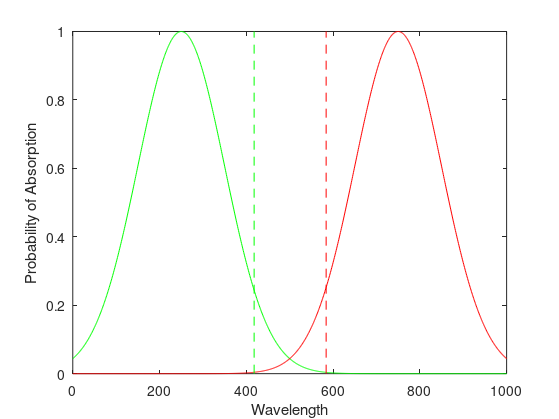
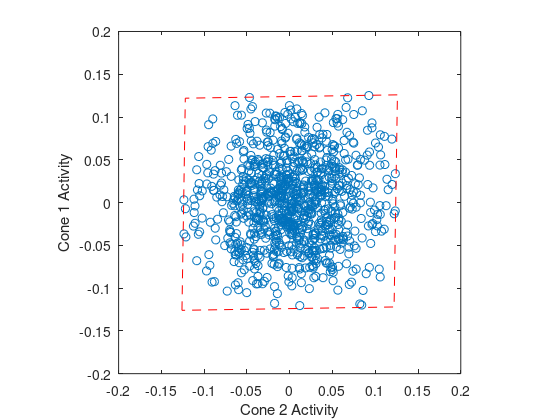
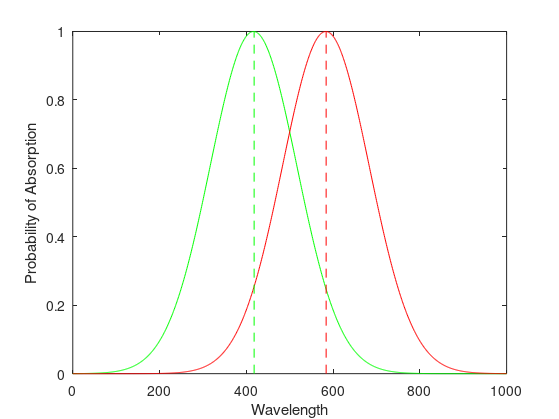
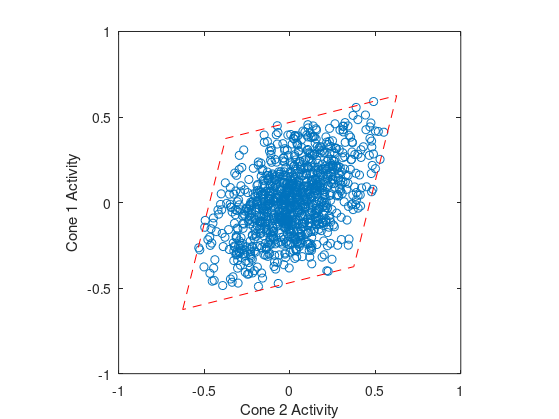

The MATLAB script that drew these images, in order:
% Making an additional figure for the VR paper

freq = 0:1:1000;
lim = [-.5 .5];
gun1freq = round(max(freq)/2.4);
gun2freq = max(freq) - round(max(freq)/2.4);
sig = max(freq)/10;
gun1idx = find(freq == gun1freq);
gun2idx = find(freq == gun2freq);
gun1act = normrnd(0,.2,[1000 1]);
gun2act = normrnd(0,.2,[1000 1]);
while any(gun1act < lim(1)) || any(gun1act > lim(2))
    L = gun1act < lim(1) | gun1act > lim(2);
    gun1act(L) = normrnd(0,.2,[sum(L) 1]);
end
while any(gun2act < lim(1)) || any(gun2act > lim(2))
    L = gun2act < lim(1) | gun2act > lim(2);
    gun2act(L) = normrnd(.5,.2,[sum(L) 1]);
end
boxedges = [lim(1) lim(1); lim(1) lim(2); lim(2) lim(2); lim(2) lim(1); lim(1) lim(1)];



%% Nonoverlapping cone absorption spectra
mu1 = max(freq)/4;
mu2 = max(freq) - max(freq)/4;
cone1 = normpdf(freq,mu1,sig);
cone1 = cone1 ./ max(cone1);
cone2 = normpdf(freq,mu2,sig);
cone2 = cone2 ./ max(cone2);

% Plot cone absorption spectra
figure(10); clf; hold on; box on;
xlabel('Wavelength')
ylabel('Probability of Absorption')
plot(freq,cone1,'g')
plot(freq,cone2,'r')
plot([gun1idx gun1idx],[0 1],'g--')
plot([gun2idx gun2idx],[0 1],'r--')

%Format and save figure
set(gcf,'PaperPositionMode','auto')
if ismac
    print('/Users/jpatrickweller/Dropbox/VisionResearchPaper/6a','-depsc')
else ispc
    print('C:\Users\jpweller\Dropbox\VisionResearchPaper\6a','-depsc');
end
disp('Fig 6a done.')


% Build gamut box
cone1box = cone1(gun1idx) .* boxedges(:,1) + cone1(gun2idx) .* boxedges(:,2);
cone2box = cone2(gun1idx) .* boxedges(:,1) + cone2(gun2idx) .* boxedges(:,2);

% Gaussian white noise distribution
conemod1 = (cone1(gun1idx) .* gun1act) + (cone1(gun2idx) .* gun2act);
conemod2 = (cone2(gun1idx) .* gun1act) + (cone2(gun2idx) .* gun2act);

% White Noise cone mod distribution
figure(11); clf; hold on; box on; axis square;
xlabel('Cone 2 Activity')
ylabel('Cone 1 Activity')
h = plot(conemod1,conemod2,'o');
%set(h,'MarkerFaceColor','k','MarkerEdgeColor','w')
plot(cone1box,cone2box,'r--')

%Format and save figure
set(gcf,'PaperPositionMode','auto')
if ismac
    print('/Users/jpatrickweller/Dropbox/VisionResearchPaper/6b','-depsc')
else ispc
    print('C:\Users\jpweller\Dropbox\VisionResearchPaper\6b','-depsc');
end
disp('Fig 6b done.')


%% Partially overlapping cone absorption spectra
mu1 = max(freq)/2.4;
mu2 = max(freq) - max(freq)/2.4;
cone1 = normpdf(freq,mu1,sig);
cone1 = cone1 ./ max(cone1);
cone2 = normpdf(freq,mu2,sig);
cone2 = cone2 ./ max(cone2);

% Plot cone absorption spectra
figure(20); clf; hold on; box on;
xlabel('Wavelength')
ylabel('Probability of Absorption')
plot(freq,cone1,'g')
plot(freq,cone2,'r')
plot([gun1idx gun1idx],[0 1],'g--')
plot([gun2idx gun2idx],[0 1],'r--')

%Format and save figure
set(gcf,'PaperPositionMode','auto')
if ismac
    print('/Users/jpatrickweller/Dropbox/VisionResearchPaper/6c','-depsc')
else ispc
    print('C:\Users\jpweller\Dropbox\VisionResearchPaper\6c','-depsc');
end
disp('Fig 6c done.')

% Build gamut box
cone1box = cone1(gun1idx) .* boxedges(:,1) + cone1(gun2idx) .* boxedges(:,2);
cone2box = cone2(gun1idx) .* boxedges(:,1) + cone2(gun2idx) .* boxedges(:,2);

% Gaussian white noise distribution
conemod1 = (cone1(gun1idx) .* gun1act) + (cone1(gun2idx) .* gun2act);
conemod2 = (cone2(gun1idx) .* gun1act) + (cone2(gun2idx) .* gun2act);

% White Noise cone mod distribution
figure(21); clf; hold on; box on; axis square;
xlabel('Cone 2 Activity')
ylabel('Cone 1 Activity')
h = plot(conemod1,conemod2,'o');
%set(h,'MarkerFaceColor','k','MarkerEdgeColor','w')
plot(cone1box,cone2box,'r--')

%Format and save figure
set(gcf,'PaperPositionMode','auto')
if ismac
    print('/Users/jpatrickweller/Dropbox/VisionResearchPaper/6d','-depsc')
else ispc
    print('C:\Users\jpweller\Dropbox\VisionResearchPaper\6d','-depsc');
end
disp('Fig 6d done.')


%% Entirely overlapping cone absorption spectra
mu1 = max(freq)/2.03;
mu2 = max(freq) - max(freq)/2.03;
cone1 = normpdf(freq,mu1,sig);
cone1 = cone1 ./ max(cone1);
cone2 = normpdf(freq,mu2,sig);
cone2 = cone2 ./ max(cone2);

% Plot cone absorption spectra
figure(30); clf; hold on; box on;
xlabel('Wavelength')
ylabel('Probability of Absorption')
plot(freq,cone1,'g')
plot(freq,cone2,'r')
plot([gun1idx gun1idx],[0 1],'g--')
plot([gun2idx gun2idx],[0 1],'r--')

%Format and save figure
set(gcf,'PaperPositionMode','auto')
if ismac
    print('/Users/jpatrickweller/Dropbox/VisionResearchPaper/6e','-depsc')
else ispc
    print('C:\Users\jpweller\Dropbox\VisionResearchPaper\6e','-depsc');
end
disp('Fig 6e done.')

% Gaussian white noise distribution
conemod1 = (cone1(gun1idx) .* gun1act) + (cone1(gun2idx) .* gun2act);
conemod2 = (cone2(gun1idx) .* gun1act) + (cone2(gun2idx) .* gun2act);

% Build gamut box
cone1box = cone1(gun1idx) .* boxedges(:,1) + cone1(gun2idx) .* boxedges(:,2);
cone2box = cone2(gun1idx) .* boxedges(:,1) + cone2(gun2idx) .* boxedges(:,2);

% White Noise cone mod distribution
figure(31); clf; hold on; axis square; box on;
xlabel('Cone 2 Activity')
ylabel('Cone 1 Activity')
h = plot(conemod1,conemod2,'o');
%set(h,'MarkerFaceColor','k','MarkerEdgeColor','w')
plot(cone1box,cone2box,'r--')

%Format and save figure
set(gcf,'PaperPositionMode','auto')
if ismac
    print('/Users/jpatrickweller/Dropbox/VisionResearchPaper/6f','-depsc')
else ispc
    print('C:\Users\jpweller\Dropbox\VisionResearchPaper\6f','-depsc');
end
disp('Fig 6f done.')
